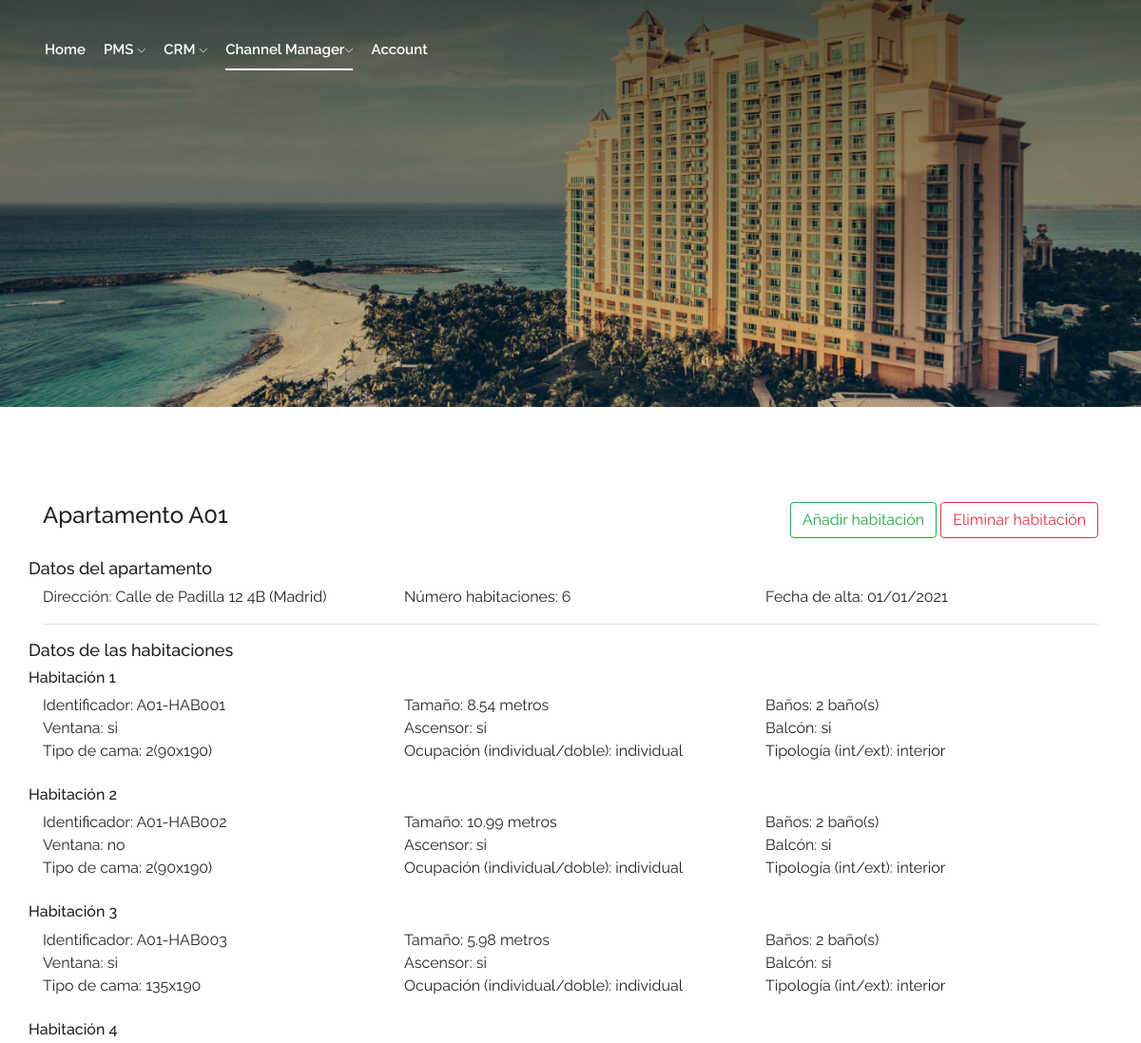
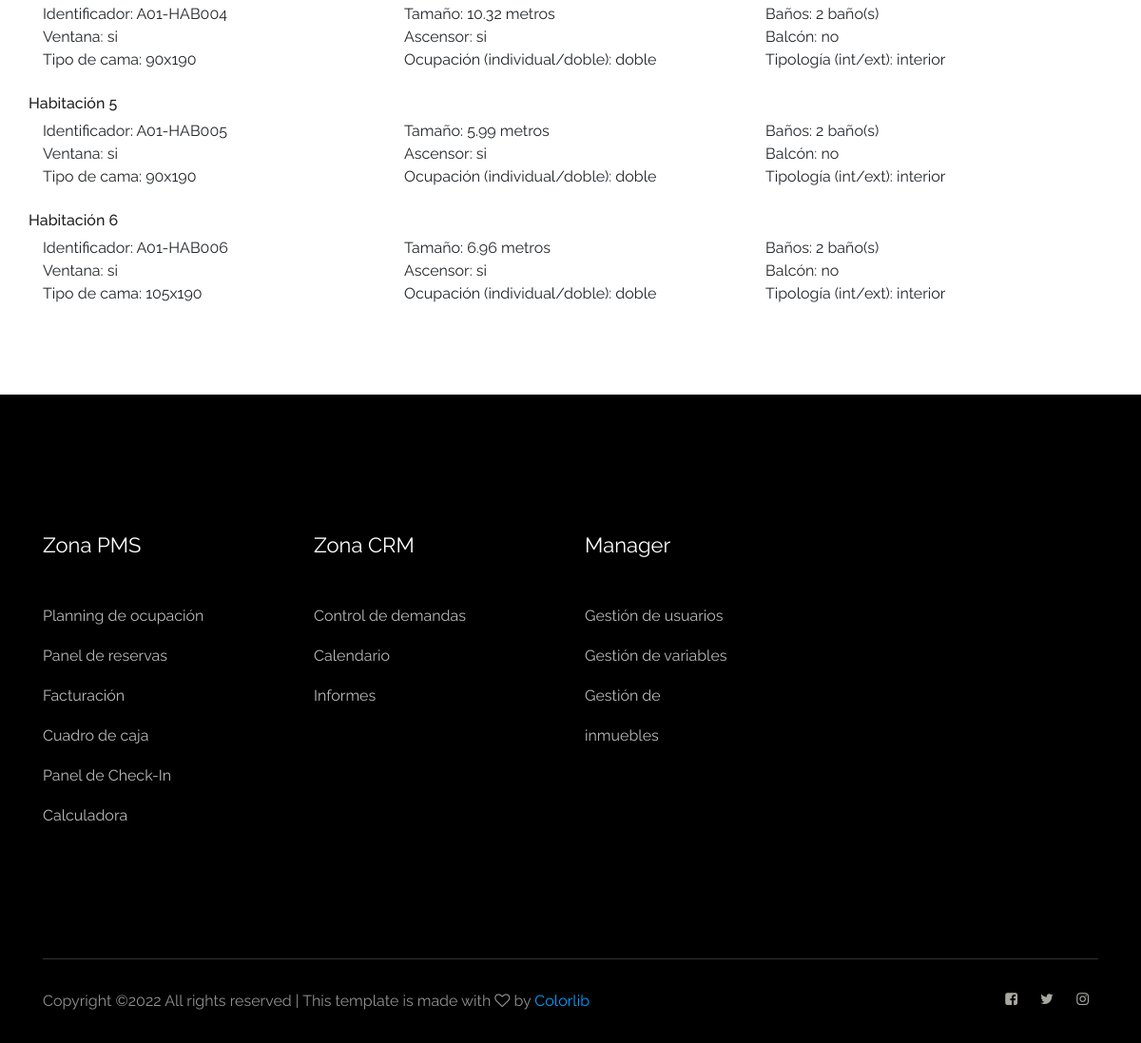
The app's page /channelmanager/gestion-de-inmuebles/inmueble/A01/ (signed in) with its own data (2 pictures, top to bottom).
### pms/models.py (models this page shows, shortened)
class claseHabitacion(models.Model):
    habitacionIdentificador = models.CharField(max_length=12)
    habitacionMetros = models.DecimalField(max_digits=4, decimal_places=2)
    habitacionBanos = models.IntegerField()
    habitacionAseos = models.IntegerField()
    habitacionVentanas = models.BooleanField()
    habitacionAscensor = models.BooleanField()
    habitacionBalcon = models.BooleanField()
    LOAN_CAMAS = (
        ('1', '90x190'),
        ('2', '105x190'),
        ('3', '135x190'),
        ('4', '150x190'),
        ('5', '2 (90x190)')
    )
    habitacionCama = models.CharField(max_length=1, choices=LOAN_CAMAS, default='1')
    LOAN_TIPO = (
        ('INT', 'Interior'),
        ('EXT', 'Exterior'),
    )
    habitacionTipo = models.CharField(max_length=3, choices=LOAN_TIPO, default='INT')
    LOAN_USO = (
        ('IND', 'Individual'),
        ('DOB', 'Doble'),
    )
    habitacionUso = models.CharField(max_length=3, choices=LOAN_USO, default='IND')
    habitacionFechaDeAlta = models.DateTimeField(auto_now_add=True)
    habitacionOcupacion = models.TextField()
    ...
    class Meta:
        ordering = ["habitacionIdentificador"]

### channelmanager/views.py (the view)
# urls.py: url(r'^gestion-de-inmuebles/inmueble/(?P<apartamento_id>\w{0,50})/$', views.showInmueble),
@login_required
def  showInmueble(request, apartamento_id):
    if request.user.groups.filter(name="Channel Manager").exists():
        if request.method == "GET":
            tempApartamento = claseApartamento.objects.get(apartamentoIdentificador=apartamento_id)
            tempHabitacion = claseHabitacion.objects.filter(habitacionIdentificador__startswith=apartamento_id)
            apartamentoId = apartamento_id
            apartamentoDireccion = getAddress(tempApartamento)
            apartamentoHabitaciones = len(tempHabitacion)
            apartamentoFAlta = tempApartamento.apartamentoFechaDeAlta.strftime("%d/%m/%Y")
            for item in tempHabitacion:
                item.habitacionBanos = getBanos(item.habitacionBanos, item.habitacionAseos)
                item.habitacionVentanas = yesNo(item.habitacionVentanas)
                item.habitacionAscensor = yesNo(item.habitacionAscensor)
                item.habitacionBalcon = yesNo(item.habitacionBalcon)
                item.habitacionCama = getBed(item.habitacionCama)
                item.habitacionUso = getUso(item.habitacionUso)
                item.habitacionTipo = getTipo(item.habitacionTipo)
            return render(request,"channelmanager/showInmueble.html",
                    context={"id":apartamento_id,
                            "apartamentoId":apartamentoId,
                            "apartamentoDireccion":apartamentoDireccion,
                            "apartamentoHabitaciones":apartamentoHabitaciones,
                            "apartamentoFAlta":apartamentoFAlta,
                            "habitaciones":tempHabitacion
                            })
    else:
        return render(request,"noaccess.html")

### custom/apartamentos.py (called while the page is built)
def getAddress (apartamento):
    defApartamento = apartamento.apartamentoCalle + " " + apartamento.apartamentoNumero + " " + apartamento.apartamentoPiso + apartamento.apartamentoLetra + " (" + apartamento.apartamentoCiudad + ")"
    return defApartamento

### custom/habitaciones.py (called while the page is built)
def getBed(var):
    if var == "1":
        value = "90x190"
    elif var == "2":
        value = "105x190"
    elif var == "3":
        value = "135x190"
    elif var == "4":
        value = "150x190"
    elif var == "5":
        value = "2(90x190)"
    return value

def getBanos(banos, aseos):
    if aseos == 0:
        value = str(banos) + " baño(s)"
    else:
        value = str(banos) + " baño(s) y " + str(aseos) + " aseo(s)"
    return(value)

def getUso(var):
    if var == "IND":
        value = "individual"
    else:
        value = "doble"
    return value

def getTipo(var):
    if var == "INT":
        value = "interior"
    else:
        value = "exterior"
    return value

def yesNo(var):
    if var == True:
        value = "si"
    else:
        value = "no"
    return value

### templates/channelmanager/showInmueble.html (shortened to what this page needs)
<!doctype html>
<html class="no-js" lang="zxx">
<head>
	<link rel="stylesheet" href="/static/css/bootstrap.min.css">
	<link rel="stylesheet" href="/static/css/owl.carousel.min.css">
	<link rel="stylesheet" href="/static/css/magnific-popup.css">
	<link rel="stylesheet" href="/static/css/font-awesome.min.css">
	<link rel="stylesheet" href="/static/css/themify-icons.css">
	<link rel="stylesheet" href="/static/css/nice-select.css">
	<link rel="stylesheet" href="/static/css/flaticon.css">
	<link rel="stylesheet" href="/static/css/gijgo.css">
	<link rel="stylesheet" href="/static/css/animate.css">
	<link rel="stylesheet" href="/static/css/slicknav.css">
	<link rel="stylesheet" href="/static/css/style.css">
	<link rel="stylesheet" href="/static/css/personal.css">
	<link href="https://cdn.jsdelivr.net/npm/select2@4.1.0-rc.0/dist/css/select2.min.css" rel="stylesheet" />
</head>
<body>
    <header>
        <div class="header-area ">
            <div id="sticky-header" class="main-header-area">
                <div class="container-fluid p-0">
                    <div class="row align-items-center no-gutters">
                        <div class="col-xl-5 col-lg-6">
                            <div class="main-menu  d-none d-lg-block">
                                <nav>
                                    <ul id="navigation">
                                        <li><a href="/">home</a></li>
                                        <li><a href="#">PMS <i class="ti-angle-down"></i></a>
										</li>
                                        <li><a href="/crm/gestion-demanda">CRM <i class="ti-angle-down"></i></a>
										</li>
                                        <li><a class="active" href="/channelmanager/gestion-de-comerciales">Channel Manager<i class="ti-angle-down"></i></a>
										</li>
                                        <li><a href="#">Account</a></li>
                                    </ul>
                                </nav>
                            </div>
                        </div>
                    </div>
                </div>
            </div>
        </div>
    </header>
    <div class="bradcam_area breadcam_bg">
    </div>
	<section class="sample-text-area">
		<div class="container box_1170">
			<div class="row">
				<div class="col-md-4">
					<h3 class="text-heading">Apartamento {{id|safe}}</h3>
				</div>
				<div class="col-md-8" style="text-align: right">
					<button type="button" class="btn btn-outline-success" onclick="location.href='/channelmanager/gestion-de-inmuebles/inmueble/{{id|safe}}/nueva'">Añadir habitación</button>
					<button type="button" class="btn btn-outline-danger"  onclick="location.href='/channelmanager/gestion-de-inmuebles/inmueble/{{id|safe}}/eliminar'">Eliminar habitación</button>
				</div>
			</div>
			<div class="row">
				<h4>Datos del apartamento</h4>
			</div>
			<div class="row">
				<div class="col-md-4">
					Dirección: {{apartamentoDireccion|safe}}
				</div>
				<div class="col-md-4">
					Número habitaciones: {{apartamentoHabitaciones|safe}}
				</div>
				<div class="col-md-4">
					Fecha de alta: {{apartamentoFAlta|safe}}
				</div>
			</div>
			<hr>
			<div class="row">
				<h4>Datos de las habitaciones</h4>
			</div>
			{% for item in habitaciones %}
				<div class="row">
					<h5>Habitación {{forloop.counter}}</h5>
				</div>
				<div class="row">
					<div class="col-md-4">
						Identificador: {{item.habitacionIdentificador|safe}}
					</div>
					<div class="col-md-4">
						Tamaño: {{item.habitacionMetros|safe}} metros
					</div>
					<div class="col-md-4">
						Baños: {{item.habitacionBanos|safe}}
					</div>
				</div>
				<div class="row">
					<div class="col-md-4">
						Ventana: {{item.habitacionVentanas|safe}}
					</div>
					<div class="col-md-4">
						Ascensor: {{item.habitacionAscensor|safe}}
					</div>
					<div class="col-md-4">
						Balcón: {{item.habitacionBalcon|safe}}
					</div>
				</div>
				<div class="row">
					<div class="col-md-4">
						Tipo de cama: {{item.habitacionCama|safe}}
					</div>
					<div class="col-md-4">
						Ocupación (individual/doble): {{item.habitacionUso|safe}}
					</div>
					<div class="col-md-4">
						Tipología (int/ext): {{item.habitacionTipo|safe}}
					</div>
				</div>
				<br>
			{% endfor %}
		</div>
	</section>
    <footer class="footer">
        <div class="footer_top">
            <div class="container">
                <div class="row">
                    <div class="col-xl-3 col-md-6 col-lg-3">
                        <div class="footer_widget">
                            <h3 class="footer_title">
                                Zona PMS
                            </h3>
							<ul>
								<li><a href="#">Planning de ocupación</a></li>
								<li><a href="#">Panel de reservas</a></li>
								<li><a href="#">Facturación</a></li>
								<li><a href="#">Cuadro de caja</a></li>
								<li><a href="#">Panel de Check-In</a></li>
                                <li><a href="/pms/herramientas/calculadora">Calculadora</a></li>
							</ul>
                        </div>
                    </div>
                    <div class="col-xl-3 col-md-6 col-lg-3">
                        <div class="footer_widget">
                            <h3 class="footer_title">
                                Zona CRM
                            </h3>
							<ul>
								<li><a href="/crm/gestion-demanda">Control de demandas</a></li>
								<li><a href="#">Calendario</a></li>
								<li><a href="#">Informes</a></li>
							</ul>
                        </div>
                    </div>
                    <div class="col-xl-2 col-md-6 col-lg-2">
                        <div class="footer_widget">
                            <h3 class="footer_title">
                                Manager
                            </h3>
                            <ul>
								<li><a href="#">Gestión de usuarios</a></li>
								<li><a href="#">Gestión de variables</a></li>
								<li><a href="#">Gestión de inmuebles</a></li>
							</ul>
                        </div>
                    </div>
                </div>
            </div>
        </div>
        <div class="copy-right_text">
            <div class="container">
                <div class="footer_border"></div>
                <div class="row">
                    <div class="col-xl-8 col-md-7 col-lg-9">
                        <p class="copy_right">
Copyright &copy;<script>document.write(new Date().getFullYear());</script> All rights reserved | This template is made with <i class="fa fa-heart-o" aria-hidden="true"></i> by <a href="https://colorlib.com" target="_blank">Colorlib</a>
                    </div>
                    <div class="col-xl-4 col-md-5 col-lg-3">
                        <div class="socail_links">
                            <ul>
                                <li>
                                    <a href="#">
                                        <i class="fa fa-facebook-square"></i>
                                    </a>
                                </li>
                                <li>
                                    <a href="#">
                                        <i class="fa fa-twitter"></i>
                                    </a>
                                </li>
                                <li>
                                    <a href="#">
                                        <i class="fa fa-instagram"></i>
                                    </a>
                                </li>
                            </ul>
                        </div>
                    </div>
                </div>
            </div>
        </div>
    </footer>
</body>
</html>

### static/css/style.css (style rules this page uses)
body { font-family:'Raleway', sans-serif;font-weight:normal;font-style:normal }
a,.button { -webkit-transition:.3s;-moz-transition:.3s;-o-transition:.3s;transition:.3s }
a,button { color:#1F1F1F;outline:medium none }
h1,h2,h3,h4,h5 { font-family:'Raleway', sans-serif;color:#1F1F1F }
ul { margin:0px;padding:0px }
li { list-style:none }
p { font-size:16px;font-weight:300;line-height:28px;color:#4D4D4D;margin-bottom:13px;font-family:'Raleway', sans-serif }
*::placeholder { color:#cccccc;font-size:14px;opacity:1 }
h3 { font-size:24px }
.header-area { position:absolute;left:0;right:0;width:100%;top:0;z-index:9;padding-top:28px }
.header-area .main-header-area { padding:0 150px }
@media (min-width: 992px) and (max-width: 1200px) { .header-area .main-header-area { padding:0 20px } }
@media (min-width: 1200px) and (max-width: 1500px) { .header-area .main-header-area { padding:0 10px } }
.header-area .main-header-area .main-menu { text-align:center;padding:12px 0 }
.header-area .main-header-area .main-menu ul li { display:inline-block;position:relative;margin-right:50px }
@media (min-width: 992px) and (max-width: 1200px) { .header-area .main-header-area .main-menu ul li { margin-right:20px } }
@media (min-width: 1200px) and (max-width: 1500px) { .header-area .main-header-area .main-menu ul li { margin-right:15px } }
.header-area .main-header-area .main-menu ul li a { color:#fff;font-size:16px;text-transform:capitalize;font-weight:600;display:inline-block;padding:0px 0px 10px 0px;font-family:"Raleway",sans-serif;position:relative;text-transform:capitalize }
@media (min-width: 992px) and (max-width: 1200px) { .header-area .main-header-area .main-menu ul li a { font-size:15px } }
@media (min-width: 1200px) and (max-width: 1500px) { .header-area .main-header-area .main-menu ul li a { font-size:15px } }
.header-area .main-header-area .main-menu ul li a i { font-size:9px }
.header-area .main-header-area .main-menu ul li a::before { position:absolute;content:"";background:#fff;width:100%;height:2px;bottom:0;left:0;opacity:0;transform:scaleX(0);-webkit-transition:.3s;-moz-transition:.3s;-o-transition:.3s;transition:.3s }
.header-area .main-header-area .main-menu ul li a.active::before { opacity:1;transform:scaleX(1) }
.header-area .main-header-area .main-menu ul li:first-child a { padding-left:0 }
.footer { background:#000 }
.footer .footer_top { padding-top:145px;padding-bottom:129px }
.footer .footer_top .footer_widget .footer_title { font-size:22px;font-weight:400;color:#fff;text-transform:capitalize;margin-bottom:40px }
.footer .footer_top .footer_widget ul li a { font-size:16px;color:#BABABA;line-height:42px }
.footer .copy-right_text { padding-bottom:30px }
.footer .copy-right_text .footer_border { border-top:1px solid rgba(255,255,255,0.2);padding-bottom:30px }
.footer .copy-right_text .copy_right { font-size:16px;color:#919191;margin-bottom:0;font-weight:400 }
.footer .copy-right_text .copy_right a { color:#009DFF }
.footer .copy-right_text .socail_links { text-align:right }
.footer .copy-right_text .socail_links ul li { display:inline-block }
.footer .copy-right_text .socail_links ul li a { color:#A8A7A0;margin:0 10px;font-size:15px }
.breadcam_bg { background-image:url(../img/banner/bradcam.png) }
.bradcam_area { padding:170px;background-size:cover;background-position:center center;text-align:center;padding:269px 0 159px 0 }
.sample-text-area { background:#fff;padding:100px 0 70px 0 }
.text-heading { margin-bottom:30px;font-size:24px }
h4 { font-size:18px }
h5 { font-size:16px }
h1,h2,h3,h4,h5,h6 { line-height:1.2em }

### records on screen
claseHabitacion: habitacionIdentificador "A01-HAB001", habitacionMetros "8.54", habitacionBanos "2 baño(s)", habitacionVentanas "si", habitacionAscensor "si", habitacionBalcon "si", habitacionCama "2(90x190)", habitacionUso "individual", habitacionTipo "interior"
claseHabitacion: habitacionIdentificador "A01-HAB002", habitacionMetros "10.99", habitacionBanos "2 baño(s)", habitacionVentanas "no", habitacionAscensor "si", habitacionBalcon "si", habitacionCama "2(90x190)", habitacionUso "individual", habitacionTipo "interior"
claseHabitacion: habitacionIdentificador "A01-HAB003", habitacionMetros "5.98", habitacionBanos "2 baño(s)", habitacionVentanas "si", habitacionAscensor "si", habitacionBalcon "si", habitacionCama "135x190", habitacionUso "individual", habitacionTipo "interior"
claseHabitacion: habitacionIdentificador "A01-HAB004", habitacionMetros "10.32", habitacionBanos "2 baño(s)", habitacionVentanas "si", habitacionAscensor "si", habitacionBalcon "no", habitacionCama "90x190", habitacionUso "doble", habitacionTipo "interior"
claseHabitacion: habitacionIdentificador "A01-HAB005", habitacionMetros "5.99", habitacionBanos "2 baño(s)", habitacionVentanas "si", habitacionAscensor "si", habitacionBalcon "no", habitacionCama "90x190", habitacionUso "doble", habitacionTipo "interior"
claseHabitacion: habitacionIdentificador "A01-HAB006", habitacionMetros "6.96", habitacionBanos "2 baño(s)", habitacionVentanas "si", habitacionAscensor "si", habitacionBalcon "no", habitacionCama "105x190", habitacionUso "doble", habitacionTipo "interior"

### other values on screen
{{ id|safe }} "A01"
{{ apartamentoDireccion|safe }} "Calle de Padilla 12 4B (Madrid)"
{{ apartamentoHabitaciones|safe }} "6"
{{ apartamentoFAlta|safe }} "01/01/2021"
